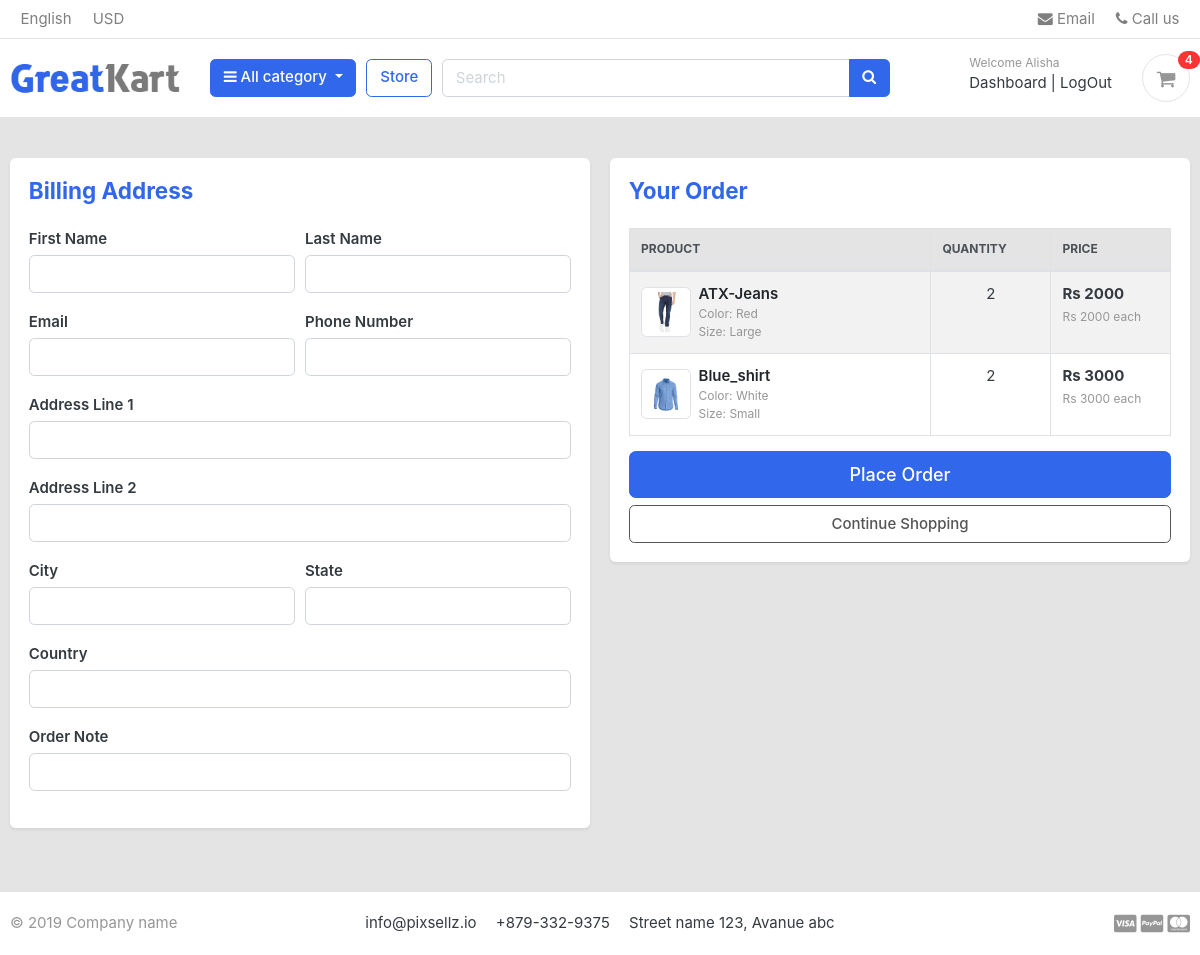
/cart/checkout/ (signed in), run on an earlier commit of the app's database.
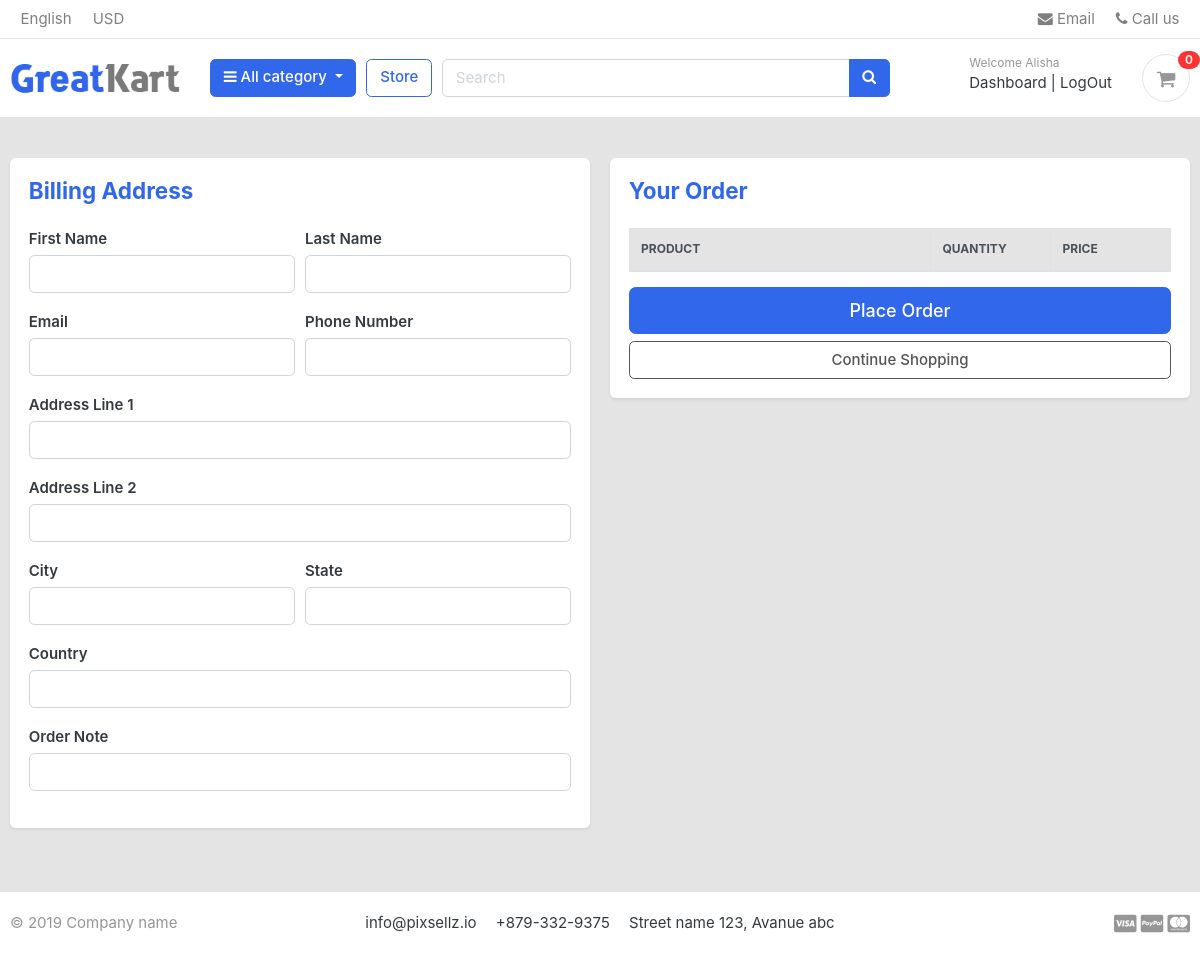
And on a later commit of the database.
### carts/models.py (models this page shows)
class CartItem(models.Model):
    user = models.ForeignKey(Account, on_delete=models.CASCADE, null=True)
    product = models.ForeignKey(Product, on_delete= models.CASCADE)
    variation = models.ManyToManyField(Variation, blank=True)
    cart = models.ForeignKey(Cart, on_delete= models.CASCADE, null= True)
    quantity = models.IntegerField(default=0)
    is_active = models.BooleanField(default=True)
    total_price = models.IntegerField(default=0)

### store/models.py (models this page shows, shortened)
class Product(models.Model):
    product_name = models.CharField(max_length=100, unique=True)
    slug = models.SlugField(max_length=100)
    description = models.TextField(max_length=200, blank=True)
    image = models.ImageField(upload_to="photos/products")
    price = models.IntegerField()
    is_available = models.BooleanField(default=True)
    category = models.ForeignKey(Categorie, on_delete=models.CASCADE)
    created_date = models.DateTimeField(auto_now_add=True)
    modified_date = models.DateTimeField(auto_now=True)
    stock = models.IntegerField()

class Variation(models.Model):
    product = models.ForeignKey(Product, on_delete=models.CASCADE)
    variation_category = models.CharField(
        max_length=100, choices=variation_category_choice
    )
    variation_value = models.CharField(max_length=100)
    is_active = models.BooleanField(default=True)
    created_date = models.DateTimeField(auto_now_add=True)
    objects = VariationManager()

### carts/views.py (the view)
# urls.py: path("checkout/", views.checkout, name="checkout"),
@login_required(login_url="login")
def checkout(request):
    cartItem = CartItem.objects.filter(user=request.user, is_active=True)
    total = 0
    quantity = 0
    for item in cartItem:
        quantity += item.quantity
        total += item.total_price
    tax = total * 0.13
    grand_total = tax + total
    form = OrderForm()
    return render(
        request,
        "checkout.html",
        {
            "cartItem": cartItem,
            "total": total,
            "quantity": quantity,
            "tax": tax,
            "grand_total": grand_total,
            "form": form,
        },
    )

### orders/forms.py
class OrderForm(forms.ModelForm):
    class Meta:
        model = Order
        fields = [
            "first_name",
            "last_name",
            "email",
            "phone",
            "address_line_1",
            "address_line_2",
            "city",
            "state",
            "country",
            "order_note",
        ]

### carts/context_processor.py (called while the page is built, shortened)
def getQuantity(request):
    quantity = 0
    if request.user.is_authenticated:
        cart_items = CartItem.objects.filter(user=request.user, is_active=True)
    quantity = sum(item.quantity for item in cart_items)
    return {'quantity': quantity}

### category/category_processor.py (called while the page is built)
def menu_list(request):
    category_objects = Categorie.objects.all()
    return {'category_object':category_objects }

### carts/templates/checkout.html (shortened to what the changed rows need)
{% extends 'base.html' %}
{% load static %}
{% load widget_tweaks %}
{% block content %}
<section class="section-content padding-y bg-light">
  <div class="container">
    <div class="row">
      <aside class="col-lg-6 mb-4">
        <div class="card shadow-sm border-0">
          <div class="card-body">
            <table class="table table-bordered table-striped">
              <thead class="thead-light">
                <tr class="text-uppercase small">
                  <th scope="col">Product</th>
                  <th scope="col" width="120">Quantity</th>
                  <th scope="col" width="120">Price</th>
                </tr>
              </thead>
              <tbody>
                {% for cart_item in cartItem %}
                <tr>
                  <td>
                    <div class="d-flex align-items-center">
                      <img src="{{ cart_item.product.image.url }}" class="img-thumbnail mr-2" style="width: 50px; height: 50px;">
                      <div>
                        <a href="{{ cart_item.product.get_url }}" class="font-weight-bold text-dark">{{ cart_item.product.product_name }}</a>
                        <div class="text-muted small">
                          {% for item in cart_item.variation.all %}
                            {{ item.variation_category|capfirst }}: {{ item.variation_value|capfirst }}<br>
                          {% endfor %}
                        </div>
                      </div>
                    </div>
                  </td>
                  <td class="text-center">{{ cart_item.quantity }}</td>
                  <td>
                    <strong>Rs {{ cart_item.total_price }}</strong><br>
                    <small class="text-muted">Rs {{ cart_item.product.price }} each</small>
                  </td>
                </tr>
                {% endfor %}
              </tbody>
            </table>
          </div>
        </div>
      </aside>
    </div>
  </div>
</section>
{% endblock %}

### templates/includes/navbar.html (shortened to what this page needs)
{% load static %}
<header class="section-header">
      <nav class="navbar p-md-0 navbar-expand-sm navbar-light border-bottom">
        <div class="container">
          <div class="collapse navbar-collapse" id="navbarTop4">
            <ul class="navbar-nav mr-auto">
              <li class="nav-item dropdown">
                <a href="#" class="nav-link"> English </a>
              </li>
              <li class="nav-item dropdown">
                <a href="#" class="nav-link"> USD </a>
              </li>
            </ul>
            <ul class="navbar-nav">
              <li>
                <a href="#" class="nav-link">
                  <i class="fa fa-envelope"></i> Email
                </a>
              </li>
              <li>
                <a href="#" class="nav-link">
                  <i class="fa fa-phone"></i> Call us
                </a>
              </li>
            </ul>
          </div>
        </div>
      </nav>
      <section class="header-main border-bottom">
        <div class="container">
          <div class="row align-items-center">
            <div class="col-lg-2 col-md-3 col-6">
              <a href="./" class="brand-wrap">
                <img class="logo" src="{% static './images/logo.png' %}" />
              </a>
            </div>
            <div class="col-lg col-sm col-md col-6 flex-grow-0">
              <div class="category-wrap dropdown d-inline-block float-right">
                <button
                  type="button"
                  class="btn btn-primary dropdown-toggle"
                  data-toggle="dropdown"
                >
                  <i class="fa fa-bars"></i> All category
                </button>
              </div>
            </div>
            <a href="{% url 'store' %}" class="btn btn-outline-primary">Store</a>
            <div class="col-lg col-md-6 col-sm-12 col">
              <form action="{% url 'search' %}" class="search" method='get'>
                <div class="input-group w-100">
                  <input
                    type="text"
                    class="form-control"
                    style="width: 60%"
                    placeholder="Search"
                    name = "q"
                  />
                  <div class="input-group-append">
                    <button class="btn btn-primary" type="submit">
                      <i class="fa fa-search"></i>
                    </button>
                  </div>
                </div>
              </form>
            </div>
            <div class="col-lg-3 col-sm-6 col-8 order-2 order-lg-3">
              <div class="d-flex justify-content-end mb-3 mb-lg-0">
                <div class="widget-header">
                  {% if user.id is None %}
                  <small class="title text-muted">Welcome guest!</small>
                  <div>
                    <a href="{% url 'login'  %}">Sign in</a>
                    <span class="dark-transp"> | </span>
                    <a href="{% url 'registration'  %}"> Register</a>
                  </div>
                  {% else %}
                  <small class="title text-muted">Welcome {{user.first_name}}</small>
                  <div>
                    <a href="{% url 'dashboard'  %}">Dashboard</a>
                    <span class="dark-transp"> | </span>
                    <a href="{% url 'logout'  %}"> LogOut</a>
                  </div>
                  {% endif %}
                </div>
                <a href="{% url 'cart' %}" class="widget-header pl-3 ml-3">
                  <div class="icon icon-sm rounded-circle border">
                    <i class="fa fa-shopping-cart"></i>
                  </div>
                  <span class="badge badge-pill badge-danger notify">{{quantity}}</span>
                </a>
              </div>
            </div>
          </div>
        </div>
      </section>
    </header>

What changed in the data, as far as the page shows it:
removed CartItem: product.image (picture), product.product_name "ATX-Jeans", quantity "2", total_price "2000", product.price "2000"
no longer on this page (row unchanged): Variation: variation_category "Color", variation_value "Red", shown under "ATX-Jeans"
no longer on this page (row unchanged): Variation: variation_category "Size", variation_value "Large", shown under "ATX-Jeans"
removed CartItem: product.image (picture), product.product_name "Blue_shirt", quantity "2", total_price "3000", product.price "3000"
no longer on this page (row unchanged): Variation: variation_category "Color", variation_value "White", shown under "Blue_shirt"
no longer on this page (row unchanged): Variation: variation_category "Size", variation_value "Small", shown under "Blue_shirt"
Also different on the page:
{{ quantity }}: "4" → "0"
